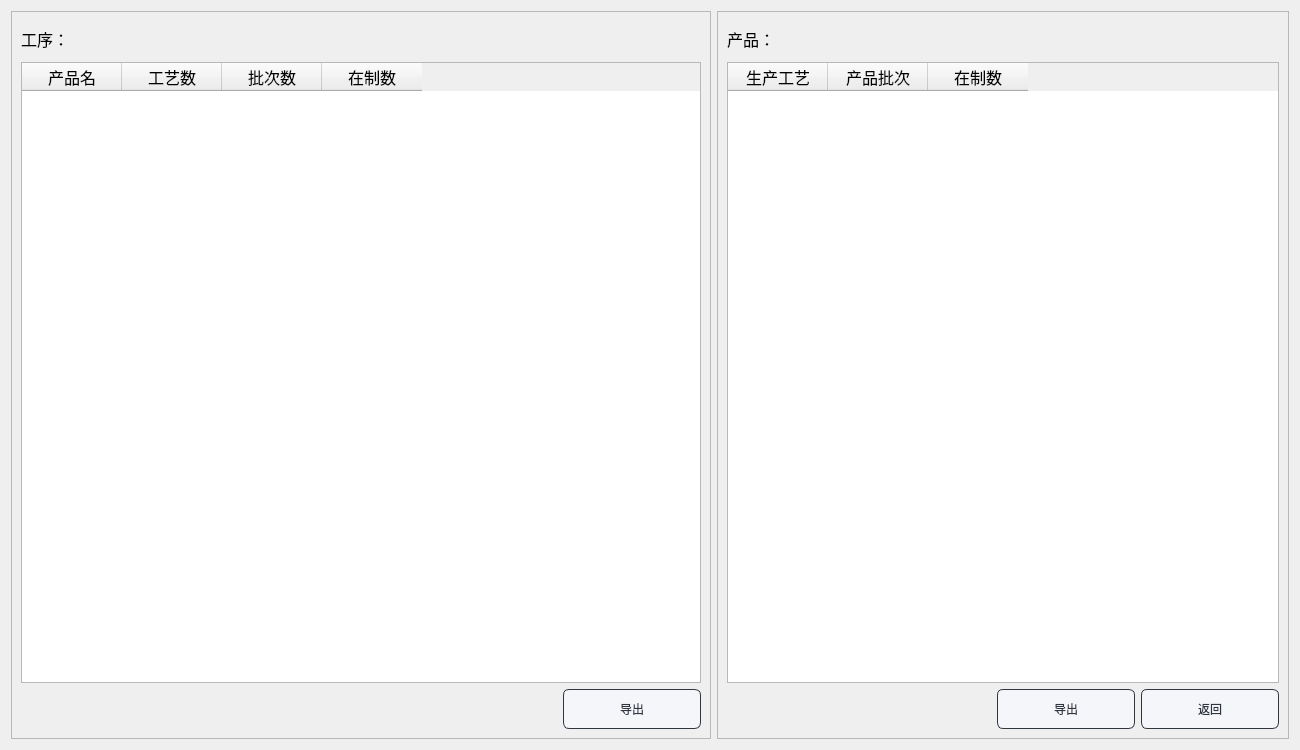
<?xml version="1.0" encoding="UTF-8"?>
<ui version="4.0">
 <class>detial</class>
 <widget class="QWidget" name="detial">
  <property name="geometry">
   <rect>
    <x>0</x>
    <y>0</y>
    <width>1300</width>
    <height>750</height>
   </rect>
  </property>
  <property name="minimumSize">
   <size>
    <width>1300</width>
    <height>750</height>
   </size>
  </property>
  <property name="maximumSize">
   <size>
    <width>16777215</width>
    <height>16777215</height>
   </size>
  </property>
  <property name="windowTitle">
   <string>Form</string>
  </property>
  <layout class="QGridLayout" name="gridLayout_3" columnstretch="0,0">
   <item row="0" column="0">
    <widget class="QFrame" name="frame">
     <property name="minimumSize">
      <size>
       <width>700</width>
       <height>0</height>
      </size>
     </property>
     <property name="frameShape">
      <enum>QFrame::StyledPanel</enum>
     </property>
     <property name="frameShadow">
      <enum>QFrame::Raised</enum>
     </property>
     <layout class="QGridLayout" name="gridLayout_2">
      <item row="0" column="0">
       <layout class="QHBoxLayout" name="horizontalLayout_2">
        <item>
         <widget class="QLabel" name="label_4">
          <property name="minimumSize">
           <size>
            <width>35</width>
            <height>35</height>
           </size>
          </property>
          <property name="maximumSize">
           <size>
            <width>50</width>
            <height>16777215</height>
           </size>
          </property>
          <property name="font">
           <font>
            <family>楷体</family>
            <pointsize>12</pointsize>
           </font>
          </property>
          <property name="text">
           <string>工序：</string>
          </property>
         </widget>
        </item>
        <item>
         <widget class="QLabel" name="a02_order">
          <property name="minimumSize">
           <size>
            <width>100</width>
            <height>35</height>
           </size>
          </property>
          <property name="font">
           <font>
            <family>楷体</family>
            <pointsize>12</pointsize>
           </font>
          </property>
          <property name="text">
           <string/>
          </property>
         </widget>
        </item>
       </layout>
      </item>
      <item row="1" column="0">
       <widget class="QTableWidget" name="table_02">
        <property name="minimumSize">
         <size>
          <width>600</width>
          <height>0</height>
         </size>
        </property>
        <property name="selectionMode">
         <enum>QAbstractItemView::SingleSelection</enum>
        </property>
        <property name="selectionBehavior">
         <enum>QAbstractItemView::SelectRows</enum>
        </property>
        <column>
         <property name="text">
          <string>产品名</string>
         </property>
         <property name="font">
          <font>
           <family>楷体</family>
           <pointsize>12</pointsize>
          </font>
         </property>
        </column>
        <column>
         <property name="text">
          <string>工艺数</string>
         </property>
         <property name="font">
          <font>
           <family>楷体</family>
           <pointsize>12</pointsize>
          </font>
         </property>
        </column>
        <column>
         <property name="text">
          <string>批次数</string>
         </property>
         <property name="font">
          <font>
           <family>楷体</family>
           <pointsize>12</pointsize>
          </font>
         </property>
        </column>
        <column>
         <property name="text">
          <string>在制数</string>
         </property>
         <property name="font">
          <font>
           <family>楷体</family>
           <pointsize>12</pointsize>
          </font>
         </property>
        </column>
       </widget>
      </item>
      <item row="2" column="0">
       <layout class="QHBoxLayout" name="horizontalLayout">
        <item>
         <spacer name="horizontalSpacer">
          <property name="orientation">
           <enum>Qt::Horizontal</enum>
          </property>
          <property name="sizeHint" stdset="0">
           <size>
            <width>40</width>
            <height>20</height>
           </size>
          </property>
         </spacer>
        </item>
        <item>
         <widget class="QPushButton" name="out">
          <property name="minimumSize">
           <size>
            <width>138</width>
            <height>40</height>
           </size>
          </property>
          <property name="styleSheet">
           <string notr="true">QPushButton{
	font: 10pt &quot;微软雅黑&quot;;
    color: #2f3640;
    background-color: #f5f6fa;
    border-color: #2f3640;
    border-radius: 6px;
    border-style: solid;
    border-width: 1px;
    padding: 5px;
}

/**鼠标停留在按钮上的样式**/
QPushButton::hover{	
    color: #FFFFFF;
    background-color: #718093;
    border-color: #2f3640;
}

/**鼠标按压下去的样式**/
QPushButton::pressed,QPushButton::checked{
    color: #FFFFFF;
    background-color: qlineargradient(spread:pad, x1:0, y1:0, x2:0, y2:1, stop:0 #273c75, stop:1 #487eb0);
}

/**按钮失能情况下样式**/
QPushButton::disabled{
    color: #FFFFFF;
    background-color: #dcdde1;
    border-color: #dcdde1;
}
</string>
          </property>
          <property name="text">
           <string>导出</string>
          </property>
         </widget>
        </item>
       </layout>
      </item>
     </layout>
    </widget>
   </item>
   <item row="0" column="1">
    <widget class="QFrame" name="frame_2">
     <property name="minimumSize">
      <size>
       <width>550</width>
       <height>0</height>
      </size>
     </property>
     <property name="frameShape">
      <enum>QFrame::StyledPanel</enum>
     </property>
     <property name="frameShadow">
      <enum>QFrame::Raised</enum>
     </property>
     <layout class="QGridLayout" name="gridLayout">
      <item row="0" column="0">
       <layout class="QHBoxLayout" name="horizontalLayout_4">
        <item>
         <widget class="QLabel" name="label_5">
          <property name="minimumSize">
           <size>
            <width>35</width>
            <height>35</height>
           </size>
          </property>
          <property name="maximumSize">
           <size>
            <width>50</width>
            <height>16777215</height>
           </size>
          </property>
          <property name="font">
           <font>
            <family>楷体</family>
            <pointsize>12</pointsize>
           </font>
          </property>
          <property name="text">
           <string>产品：</string>
          </property>
         </widget>
        </item>
        <item>
         <widget class="QLabel" name="a02_name">
          <property name="minimumSize">
           <size>
            <width>100</width>
            <height>35</height>
           </size>
          </property>
          <property name="font">
           <font>
            <family>楷体</family>
            <pointsize>12</pointsize>
           </font>
          </property>
          <property name="text">
           <string/>
          </property>
         </widget>
        </item>
       </layout>
      </item>
      <item row="1" column="0">
       <widget class="QTableWidget" name="table_03">
        <property name="selectionBehavior">
         <enum>QAbstractItemView::SelectRows</enum>
        </property>
        <column>
         <property name="text">
          <string>生产工艺</string>
         </property>
         <property name="font">
          <font>
           <family>楷体</family>
           <pointsize>12</pointsize>
          </font>
         </property>
        </column>
        <column>
         <property name="text">
          <string>产品批次</string>
         </property>
         <property name="font">
          <font>
           <family>楷体</family>
           <pointsize>12</pointsize>
          </font>
         </property>
        </column>
        <column>
         <property name="text">
          <string>在制数</string>
         </property>
         <property name="font">
          <font>
           <family>楷体</family>
           <pointsize>12</pointsize>
          </font>
         </property>
        </column>
       </widget>
      </item>
      <item row="2" column="0">
       <layout class="QHBoxLayout" name="horizontalLayout_3">
        <item>
         <spacer name="horizontalSpacer_2">
          <property name="orientation">
           <enum>Qt::Horizontal</enum>
          </property>
          <property name="sizeHint" stdset="0">
           <size>
            <width>40</width>
            <height>20</height>
           </size>
          </property>
         </spacer>
        </item>
        <item>
         <widget class="QPushButton" name="out_2">
          <property name="minimumSize">
           <size>
            <width>138</width>
            <height>40</height>
           </size>
          </property>
          <property name="styleSheet">
           <string notr="true">QPushButton{
	font: 10pt &quot;微软雅黑&quot;;
    color: #2f3640;
    background-color: #f5f6fa;
    border-color: #2f3640;
    border-radius: 6px;
    border-style: solid;
    border-width: 1px;
    padding: 5px;
}

/**鼠标停留在按钮上的样式**/
QPushButton::hover{	
    color: #FFFFFF;
    background-color: #718093;
    border-color: #2f3640;
}

/**鼠标按压下去的样式**/
QPushButton::pressed,QPushButton::checked{
    color: #FFFFFF;
    background-color: qlineargradient(spread:pad, x1:0, y1:0, x2:0, y2:1, stop:0 #273c75, stop:1 #487eb0);
}

/**按钮失能情况下样式**/
QPushButton::disabled{
    color: #FFFFFF;
    background-color: #dcdde1;
    border-color: #dcdde1;
}
</string>
          </property>
          <property name="text">
           <string>导出</string>
          </property>
         </widget>
        </item>
        <item>
         <widget class="QPushButton" name="close">
          <property name="minimumSize">
           <size>
            <width>138</width>
            <height>40</height>
           </size>
          </property>
          <property name="styleSheet">
           <string notr="true">QPushButton{
	font: 10pt &quot;微软雅黑&quot;;
    color: #2f3640;
    background-color: #f5f6fa;
    border-color: #2f3640;
    border-radius: 6px;
    border-style: solid;
    border-width: 1px;
    padding: 5px;
}

/**鼠标停留在按钮上的样式**/
QPushButton::hover{	
    color: #FFFFFF;
    background-color: #718093;
    border-color: #2f3640;
}

/**鼠标按压下去的样式**/
QPushButton::pressed,QPushButton::checked{
    color: #FFFFFF;
    background-color: qlineargradient(spread:pad, x1:0, y1:0, x2:0, y2:1, stop:0 #273c75, stop:1 #487eb0);
}

/**按钮失能情况下样式**/
QPushButton::disabled{
    color: #FFFFFF;
    background-color: #dcdde1;
    border-color: #dcdde1;
}
</string>
          </property>
          <property name="text">
           <string>返回</string>
          </property>
         </widget>
        </item>
       </layout>
      </item>
     </layout>
    </widget>
   </item>
  </layout>
 </widget>
 <resources/>
 <connections/>
</ui>
